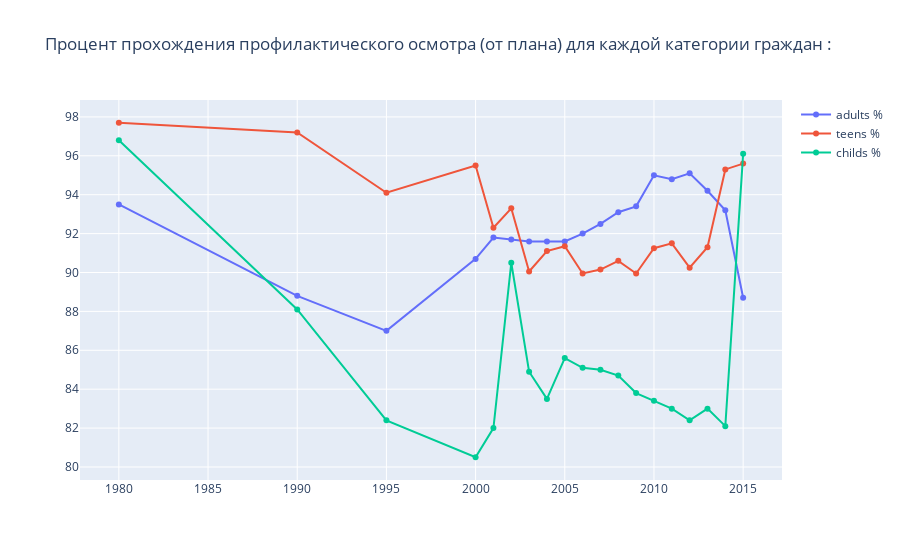

This figure's notebook cell:
### Code cell
# что визуализируем
# функция Scatter
trace0 = go.Scatter(
    x=new_df.index,
    y=new_df.adultsP,
    name='adults %',
)

trace1 = go.Scatter(
    x=new_df.index,
    y=new_df.teensP,
    name='teens %',
)

trace2 = go.Scatter(
    x=new_df.index,
    y=new_df.childsP,
    name='childs %'
)

# кладем переменные в список
data = [trace0, trace1, trace2]

# настройка физуализации:
layout = {'title': 'Процент прохождения профилактического осмотра (от плана) для каждой категории граждан :'}

# вызываем функцию 'Figure', кладем в парметры наши параметры
fig = go.Figure(data=data, layout=layout)

iplot(fig)

### Figure 1 — Plotly figure (JSON) as saved in the notebook; plotly's stock layout.template omitted (floating-point values rounded to 4 significant figures)
{"data": [{"name": "adults %", "type": "scatter", "x": [1980, 1990, 1995, 2000, 2001, 2002, 2003, 2004, 2005, 2006, 2007, 2008, 2009, 2010, 2011, 2012, 2013, 2014, 2015], "y": [93.5, 88.8, 87, 90.7, 91.8, 91.7, 91.6, 91.6, 91.6, 92, 92.5, 93.1, 93.4, 95, 94.8, 95.1, 94.2, 93.2, 88.7]}, {"name": "teens %", "type": "scatter", "x": [1980, 1990, 1995, 2000, 2001, 2002, 2003, 2004, 2005, 2006, 2007, 2008, 2009, 2010, 2011, 2012, 2013, 2014, 2015], "y": [97.7, 97.2, 94.1, 95.5, 92.3, 93.3, 90.05, 91.1, 91.35, 89.95, 90.15, 90.6, 89.95, 91.25, 91.5, 90.25, 91.3, 95.3, 95.6]}, {"name": "childs %", "type": "scatter", "x": [1980, 1990, 1995, 2000, 2001, 2002, 2003, 2004, 2005, 2006, 2007, 2008, 2009, 2010, 2011, 2012, 2013, 2014, 2015], "y": [96.8, 88.1, 82.4, 80.5, 82, 90.5, 84.9, 83.5, 85.6, 85.1, 85, 84.7, 83.8, 83.4, 83, 82.4, 83, 82.1, 96.1]}], "layout": {"title": {"text": "Процент прохождения профилактического осмотра (от плана) для каждой категории граждан :"}}}
